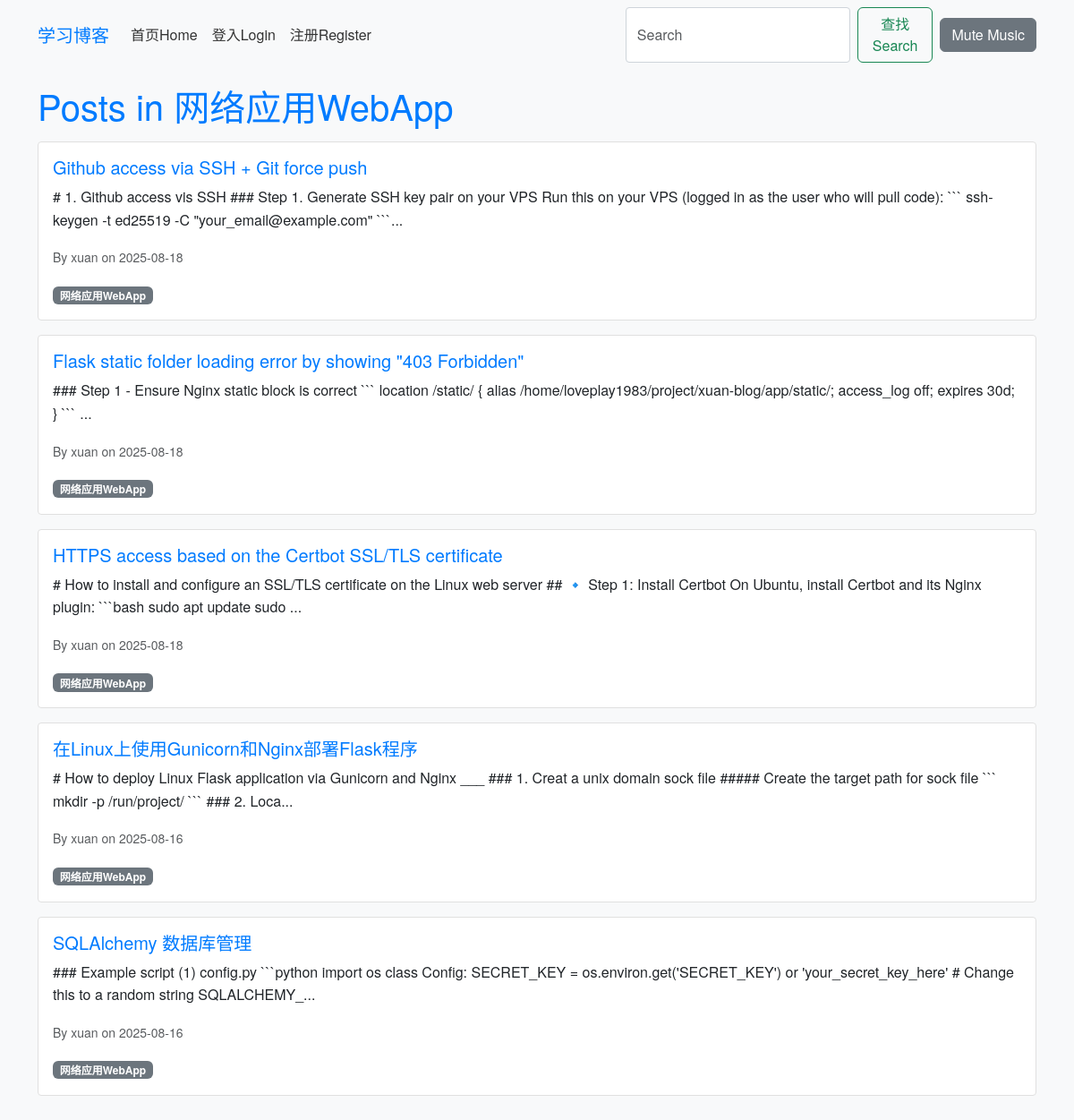
Before: /category/17 with the older database file.
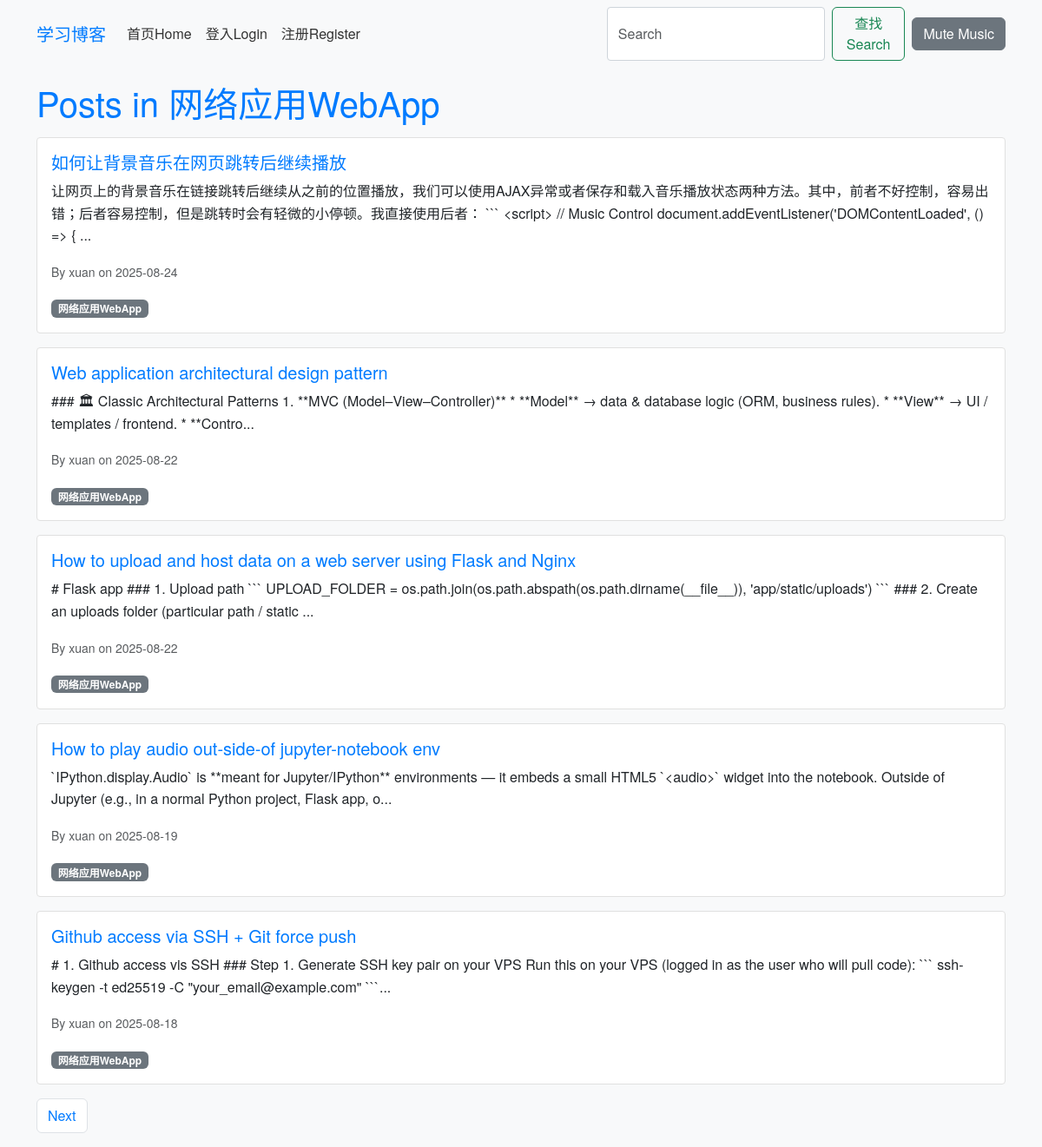
After: the same page with the newer database file.
### app/models.py (models this page shows, shortened)
class Post(db.Model):
    id = db.Column(db.Integer, primary_key=True)
    title = db.Column(db.String(100), nullable=False)
    body = db.Column(db.Text, nullable=False)
    timestamp = db.Column(db.DateTime, index=True, default=datetime.utcnow)
    user_id = db.Column(db.Integer, db.ForeignKey('user.id'), nullable=False)
    category_id = db.Column(db.Integer, db.ForeignKey('category.id'))
    comments = db.relationship('Comment', backref='post', lazy='dynamic')

class User(db.Model, UserMixin):
    id = db.Column(db.Integer, primary_key=True)
    username = db.Column(db.String(64), index=True, unique=True)
    email = db.Column(db.String(120), index=True, unique=True)
    password_hash = db.Column(db.String(128))
    posts = db.relationship('Post', backref='author', lazy='dynamic')
    comments = db.relationship('Comment', backref='author', lazy='dynamic')
    about_me = db.Column(db.String(140))
    last_seen = db.Column(db.DateTime, default=datetime.utcnow)
    about_me = db.Column(db.Text)  # Changed from String(140) to Text for richer content
    avatar = db.Column(db.String(128))  # New field for avatar filename

class Category(db.Model):
    id = db.Column(db.Integer, primary_key=True)
    name = db.Column(db.String(50), unique=True)
    posts = db.relationship('Post', backref='category', lazy='dynamic')

### app/routes.py (the view)
@bp.route('/category/<int:category_id>', methods=['GET'])
def category(category_id):
    category = Category.query.get_or_404(category_id)
    page = request.args.get('page', 1, type=int)
    posts = category.posts.order_by(Post.timestamp.desc()).paginate(page=page, per_page=5, error_out=False)
    next_url = url_for('main.category', category_id=category_id, page=posts.next_num) if posts.has_next else None
    prev_url = url_for('main.category', category_id=category_id, page=posts.prev_num) if posts.has_prev else None
    return render_template('category.html', category=category, posts=posts.items, next_url=next_url, prev_url=prev_url)

### app/templates/category.html (shortened to what this page needs)
{% extends 'base.html' %}
{% block content %}
<h1>Posts in {{ category.name }}</h1>
{% for post in posts %}
<div class="card mb-3">
    <div class="card-body">
        <h5 class="card-title"><a href="{{ url_for('main.post', post_id=post.id) }}">{{ post.title }}</a></h5>
        <p class="card-text">{{ post.body[:200] }}...</p>
        <p class="card-text"><small class="text-muted">By {{ post.author.username }} on {{ post.timestamp.strftime('%Y-%m-%d') }}</small></p>
        {% if post.category %}<span class="badge bg-secondary">{{ post.category.name }}</span>{% endif %}
    </div>
</div>
{% endfor %}
<nav>
    <ul class="pagination">
        {% if next_url %}<li class="page-item"><a class="page-link" href="{{ next_url }}">Next</a></li>{% endif %}
    </ul>
</nav>
{% endblock %}

Changed rows visible on the page:
no longer on this page (row unchanged): Post: title "Flask static folder loading error by showing \"403 Forbidden\"", body "### Step 1 - Ensure Nginx static block is correct ``` location /static/ { alias /home/loveplay1983/project/xuan-blog/app/static/; access_log off; expires 30d; } ```", author.username "xuan", timestamp "2025-08-18", category.name "网络应用WebApp"
no longer on this page (row unchanged): Post: title "HTTPS access based on the Certbot SSL/TLS certificate", body "# How to install and configure an SSL/TLS certificate on the Linux web server ## 🔹 Step 1: Install Certbot On Ubuntu, install Certbot and its Nginx plugin: ```bash sudo apt update sudo", author.username "xuan", timestamp "2025-08-18", category.name "网络应用WebApp"
no longer on this page (row unchanged): Post: title "在Linux上使用Gunicorn和Nginx部署Flask程序", body "# How to deploy Linux Flask application via Gunicorn and Nginx ___ ### 1. Creat a unix domain sock file ##### Create the target path for sock file ``` mkdir -p /run/project/ ``` ### 2. Loca", author.username "xuan", timestamp "2025-08-16", category.name "网络应用WebApp"
no longer on this page (row unchanged): Post: title "SQLAlchemy 数据库管理", body "### Example script (1) config.py ```python import os class Config: SECRET_KEY = os.environ.get('SECRET_KEY') or 'your_secret_key_here' # Change this to a random string SQLALCHEMY_", author.username "xuan", timestamp "2025-08-16", category.name "网络应用WebApp"
added Post: title "如何让背景音乐在网页跳转后继续播放", body "让网页上的背景音乐在链接跳转后继续从之前的位置播放，我们可以使用AJAX异常或者保存和载入音乐播放状态两种方法。其中，前者不好控制，容易出错；后者容易控制，但是跳转时会有轻微的小停顿。我直接使用后者： ``` <script> // Music Control document.addEventListener('DOMContentLoaded', () => {", author.username "xuan", timestamp "2025-08-24", category.name "网络应用WebApp"
added Post: title "Web application architectural design pattern", body "### 🏛 Classic Architectural Patterns 1. **MVC (Model–View–Controller)** * **Model** → data & database logic (ORM, business rules). * **View** → UI / templates / frontend. * **Contro", author.username "xuan", timestamp "2025-08-22", category.name "网络应用WebApp"
added Post: title "How to upload and host data on a web server using Flask and Nginx", body "# Flask app ### 1. Upload path ``` UPLOAD_FOLDER = os.path.join(os.path.abspath(os.path.dirname(__file__)), 'app/static/uploads') ``` ### 2. Create an uploads folder (particular path / static", author.username "xuan", timestamp "2025-08-22", category.name "网络应用WebApp"
added Post: title "How to play audio out-side-of jupyter-notebook env", body "`IPython.display.Audio` is **meant for Jupyter/IPython** environments — it embeds a small HTML5 `<audio>` widget into the notebook. Outside of Jupyter (e.g., in a normal Python project, Flask app, o", author.username "xuan", timestamp "2025-08-19", category.name "网络应用WebApp"
Other visible differences:
text now shown: "Next"
